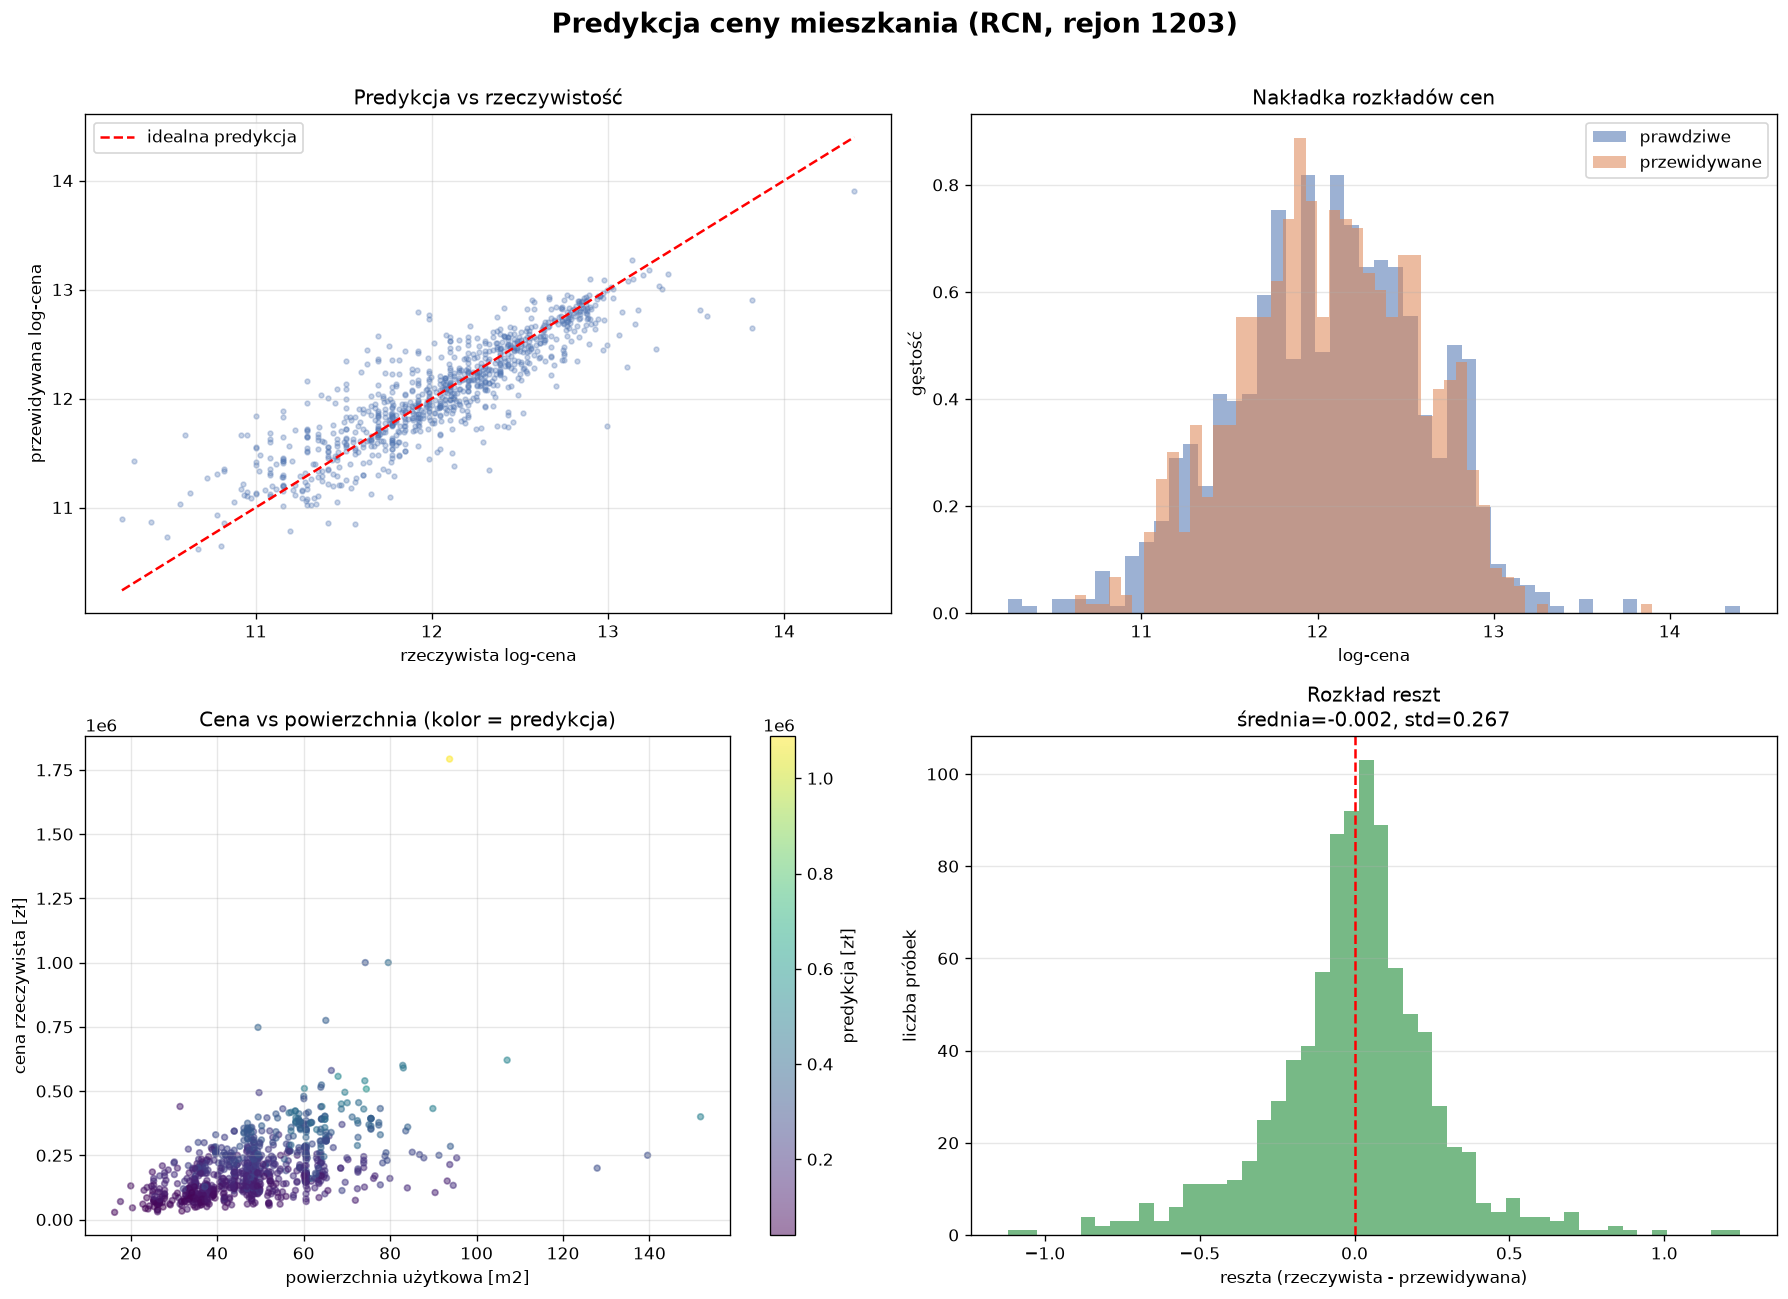

Python code for this plot:
"""
Predykcja ceny mieszkania na podstawie 1203_transakcje_ceny.gpkg.

Dane: Rejestr Cen Nieruchomości (RCN), warstwa 'transakcje_lokale'.
Cel: tran_cena_brutto (cena transakcji brutto).
Model: Hist Gradient Boosting. Metryka: RMSE.

Uwaga: GeoPackage to baza SQLite - czytamy przez sqlite3/pandas.
"""

import sqlite3
import struct
import numpy as np
import pandas as pd
import matplotlib
matplotlib.use("Agg")
import matplotlib.pyplot as plt

from sklearn.ensemble import HistGradientBoostingRegressor

GPKG = "1203_transakcje_ceny.gpkg"


# ----------------------------------------------------------------------
# 0. Parser geometrii WKB (GeoPackage, EPSG:2180)
# ----------------------------------------------------------------------
def parse_geom(blob):
    """Zwraca (x, y) centroidu z bloba geometrii GeoPackage."""
    if blob is None:
        return None, None
    flags = blob[3]
    env = (flags >> 1) & 0x07
    off = 8
    if env == 1:
        off += 32
    elif env in (2, 3):
        off += 48
    elif env == 4:
        off += 64
    bo = blob[off]
    endian = "<" if bo == 1 else ">"
    gtype = struct.unpack(endian + "I", blob[off + 1:off + 5])[0]
    x, y = struct.unpack(endian + "dd", blob[off + 5:off + 21])
    return x, y


# ----------------------------------------------------------------------
# 1. Wczytanie danych z GeoPackage
# ----------------------------------------------------------------------
def load_data(path: str = GPKG) -> pd.DataFrame:
    con = sqlite3.connect(path)
    df = pd.read_sql("SELECT * FROM transakcje_lokale", con)
    con.close()

    # sparsuj geometrię -> współrzędne x, y
    coords = df["geometry"].apply(parse_geom)
    df["x"] = [c[0] for c in coords]
    df["y"] = [c[1] for c in coords]

    return df


# ----------------------------------------------------------------------
# 2. Czyszczenie i inżynieria cech
# ----------------------------------------------------------------------
def clean(df: pd.DataFrame, verbose: bool = True) -> pd.DataFrame:
    df = df.copy()
    n0 = len(df)

    def step(mask, label):
        nonlocal df
        before = len(df)
        df = df[mask].copy()
        if verbose:
            print(f"  {label:<45} -{before - len(df):>5}  (zostaje {len(df)})")

    if verbose:
        print("Czyszczenie danych:")

    # tylko mieszkania
    step(df["lok_funkcja"] == "mieszkalna", "tylko mieszkania")

    # cel: cena transakcji brutto
    step(df["tran_cena_brutto"].notna(), "cena transakcji istnieje")
    step(df["tran_cena_brutto"] > 0, "cena > 0")

    # powierzchnia użytkowa
    step(df["lok_pow_uzyt"].notna(), "powierzchnia istnieje")
    step(df["lok_pow_uzyt"] > 0, "powierzchnia > 0")

    # --- FILTROWANIE OUTLIERÓW ---
    # rozsądny zakres powierzchni mieszkania
    step(df["lok_pow_uzyt"].between(15, 200), "powierzchnia 15-200 m2")

    # rozsądna liczba izb
    step(df["lok_liczba_izb"].between(1, 10), "liczba izb 1-10")

    # cena za m2 w rozsądnym zakresie (rynek wtórny/pierwotny)
    df["cena_za_m2"] = df["tran_cena_brutto"] / df["lok_pow_uzyt"]
    step(df["cena_za_m2"].between(1000, 20000), "cena za m2 1000-20000 zł")

    # odrzuć skrajne ceny bezwzględne
    step(df["tran_cena_brutto"].between(20_000, 2_000_000),
         "cena 20 tys. - 2 mln zł")

    # data -> rok i miesiąc
    df["dok_data"] = pd.to_datetime(df["dok_data"], errors="coerce")
    step(df["dok_data"].notna(), "poprawna data")
    df["rok"] = df["dok_data"].dt.year
    df["miesiac"] = df["dok_data"].dt.month

    # odrzuć błędne daty (przyszłość / bardzo stare)
    step(df["rok"].between(2000, 2026), "rok transakcji 2000-2026")

    # miasto z adresu (MSC:...)
    df["miasto"] = df["lok_adres"].str.extract(r"MSC:([^;]+)")
    df["miasto"] = df["miasto"].fillna("nieznane")

    # --- CECHY PRZESTRZENNE ---
    # odległość od centrum miasta (centroid = mediana współrzędnych w mieście)
    df["x"] = df["x"].fillna(df["x"].median())
    df["y"] = df["y"].fillna(df["y"].median())

    centra = df.groupby("miasto")[["x", "y"]].median()
    df = df.join(centra, on="miasto", rsuffix="_centrum")
    df["odl_centrum"] = np.sqrt(
        (df["x"] - df["x_centrum"]) ** 2 +
        (df["y"] - df["y_centrum"]) ** 2)

    # liczba izb i kondygnacja - uzupełnij medianą
    df["lok_liczba_izb"] = df["lok_liczba_izb"].fillna(
        df["lok_liczba_izb"].median())
    df["lok_nr_kond"] = df["lok_nr_kond"].fillna(
        df["lok_nr_kond"].median())

    if verbose:
        print(f"  {'RAZEM':<45} -{n0 - len(df):>5}  (zostaje {len(df)})")

    return df.reset_index(drop=True)


# ----------------------------------------------------------------------
# 3. Podział train/val/test
# ----------------------------------------------------------------------
def split_data(df: pd.DataFrame, seed: int = 2):
    n = len(df)
    n_val = int(n * 0.2)
    n_test = int(n * 0.2)
    n_train = n - n_val - n_test

    idx = np.arange(n)
    np.random.seed(seed)
    np.random.shuffle(idx)

    return (
        df.iloc[idx[:n_train]].reset_index(drop=True),
        df.iloc[idx[n_train:n_train + n_val]].reset_index(drop=True),
        df.iloc[idx[n_train + n_val:]].reset_index(drop=True),
    )


# ----------------------------------------------------------------------
# 4. Przygotowanie macierzy cech
# ----------------------------------------------------------------------
NUMERIC = ["lok_pow_uzyt", "lok_liczba_izb", "lok_nr_kond", "rok", "miesiac",
           "x", "y", "odl_centrum"]
CATEGORICAL = ["miasto"]


def build_cat_map(df_train):
    return {c: list(df_train[c].value_counts().head(10).index)
            for c in CATEGORICAL}


def prepare_X(df, categorical):
    df = df.copy()
    features = list(NUMERIC)
    for name, values in categorical.items():
        for value in values:
            col = f"{name}_{value}"
            df[col] = (df[name] == value).astype(int)
            features.append(col)
    return df[features].fillna(0).values


def rmse(y, y_pred):
    return np.sqrt(((y - y_pred) ** 2).mean())


# ----------------------------------------------------------------------
# 5. Główny przepływ
# ----------------------------------------------------------------------
def main():
    df = load_data()
    print(f"Wczytano {len(df)} transakcji lokali")

    df = clean(df)
    print(f"Po czyszczeniu (mieszkania z ceną): {len(df)}")
    print(f"Zakres cen: {df.tran_cena_brutto.min():,.0f} - "
          f"{df.tran_cena_brutto.max():,.0f}")
    print(f"Średnia cena za m2: {df.cena_za_m2.mean():,.0f} zł\n")

    df_train, df_val, df_test = split_data(df)

    y_train = np.log1p(df_train["tran_cena_brutto"].values)
    y_val = np.log1p(df_val["tran_cena_brutto"].values)
    y_test = np.log1p(df_test["tran_cena_brutto"].values)

    categorical = build_cat_map(df_train)

    X_train = prepare_X(df_train, categorical)
    X_val = prepare_X(df_val, categorical)
    X_test = prepare_X(df_test, categorical)

    model = HistGradientBoostingRegressor(
        max_iter=300, learning_rate=0.1, random_state=42)
    model.fit(X_train, y_train)

    y_pred_val = model.predict(X_val)
    y_pred_test = model.predict(X_test)

    print("Predykcja ceny mieszkania:")
    print("-" * 60)
    print(f"RMSE(val)  = {rmse(y_val, y_pred_val):.4f}")
    print(f"RMSE(test) = {rmse(y_test, y_pred_test):.4f}")

    # RMSE w złotówkach
    y_test_pln = np.expm1(y_test)
    y_pred_pln = np.expm1(y_pred_test)
    rmse_pln = np.sqrt(((y_test_pln - y_pred_pln) ** 2).mean())
    print(f"RMSE(test) w złotówkach = {rmse_pln:,.0f} zł")

    # ------------------------------------------------------------------
    # Wykresy
    # ------------------------------------------------------------------
    fig, axes = plt.subplots(2, 2, figsize=(15, 11))
    fig.suptitle("Predykcja ceny mieszkania (RCN, rejon 1203)",
                 fontsize=16, fontweight="bold")

    # 1. predykcja vs rzeczywistość (log)
    ax = axes[0, 0]
    ax.scatter(y_test, y_pred_test, s=8, alpha=0.3, color="#4C72B0")
    lims = [min(y_test.min(), y_pred_test.min()),
            max(y_test.max(), y_pred_test.max())]
    ax.plot(lims, lims, "r--", linewidth=1.5, label="idealna predykcja")
    ax.set_xlabel("rzeczywista log-cena")
    ax.set_ylabel("przewidywana log-cena")
    ax.set_title("Predykcja vs rzeczywistość")
    ax.legend()
    ax.grid(alpha=0.3)

    # 2. nakładka rozkładów
    ax = axes[0, 1]
    ax.hist(y_test, bins=50, alpha=0.55, label="prawdziwe",
            color="#4C72B0", density=True)
    ax.hist(y_pred_test, bins=50, alpha=0.55, label="przewidywane",
            color="#DD8452", density=True)
    ax.set_xlabel("log-cena")
    ax.set_ylabel("gęstość")
    ax.set_title("Nakładka rozkładów cen")
    ax.legend()
    ax.grid(axis="y", alpha=0.3)

    # 3. cena vs powierzchnia (kolor = predykcja)
    ax = axes[1, 0]
    sc = ax.scatter(df_test["lok_pow_uzyt"], y_test_pln,
                    c=y_pred_pln, s=12, alpha=0.5, cmap="viridis")
    ax.set_xlabel("powierzchnia użytkowa [m2]")
    ax.set_ylabel("cena rzeczywista [zł]")
    ax.set_title("Cena vs powierzchnia (kolor = predykcja)")
    plt.colorbar(sc, ax=ax, label="predykcja [zł]")
    ax.grid(alpha=0.3)

    # 4. rozkład reszt
    ax = axes[1, 1]
    residuals = y_test - y_pred_test
    ax.hist(residuals, bins=50, color="#55A868", alpha=0.8)
    ax.axvline(0, color="red", linestyle="--", linewidth=1.5)
    ax.set_xlabel("reszta (rzeczywista - przewidywana)")
    ax.set_ylabel("liczba próbek")
    ax.set_title(f"Rozkład reszt\nśrednia={residuals.mean():.3f}, "
                 f"std={residuals.std():.3f}")
    ax.grid(axis="y", alpha=0.3)

    plt.tight_layout(rect=[0, 0, 1, 0.97])
    out = "mieszkania_prediction.png"
    plt.savefig(out, dpi=120, bbox_inches="tight")
    print(f"\nZapisano wykres: {out}")

    # ------------------------------------------------------------------
    # Wykres przestrzenny (mapa)
    # ------------------------------------------------------------------
    fig2, ax2 = plt.subplots(figsize=(11, 9))
    sc2 = ax2.scatter(
        df_test["x"], df_test["y"],
        c=df_test["cena_za_m2"], s=18, alpha=0.7, cmap="plasma")
    ax2.set_xlabel("x [m] (EPSG:2180)")
    ax2.set_ylabel("y [m] (EPSG:2180)")
    ax2.set_title("Rozkład przestrzenny cen mieszkań (kolor = cena za m2)")
    ax2.set_aspect("equal")
    plt.colorbar(sc2, ax=ax2, label="cena za m2 [zł]")
    ax2.grid(alpha=0.3)
    plt.tight_layout()
    out2 = "mieszkania_mapa.png"
    plt.savefig(out2, dpi=120, bbox_inches="tight")
    print(f"Zapisano mapę: {out2}")

    # przykładowa predykcja
    print("\nPrzykład (wiersz 20):")
    print(f"  powierzchnia: {df_test['lok_pow_uzyt'].iloc[20]:.1f} m2, "
          f"izby: {df_test['lok_liczba_izb'].iloc[20]:.0f}, "
          f"miasto: {df_test['miasto'].iloc[20]}")
    print(f"  przewidywana cena: {y_pred_pln[20]:,.0f} zł")
    print(f"  rzeczywista cena : {y_test_pln[20]:,.0f} zł")


if __name__ == "__main__":
    main()
